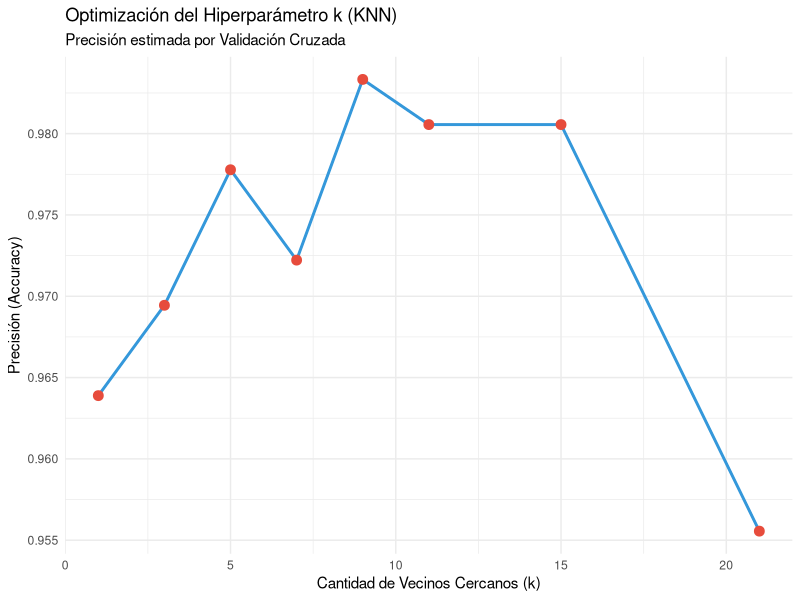

Recreate this plot in R.
# ==============================================================================
# 19_ajuste_hiperparametros_tuning.R: Grid Search Automatizado con Caret
# ==============================================================================

# 1. Carga de librerías
library(tidyverse)
# Nota: Si no tiene instalado 'caret', ejecute: install.packages("caret")
library(caret)

# 2. Carga y preprocesamiento de datos
data("iris")
datos <- as_tibble(iris)

# División en entrenamiento y prueba
set.seed(321)
indices_entreno <- createDataPartition(datos$Species, p = 0.8, list = FALSE)
entrenamiento <- datos[indices_entreno, ]
prueba <- datos[-indices_entreno, ]

# 3. Configuración del Grid Search
# Configuración del esquema de validación: 5-Fold Cross Validation repetida 3 veces
control_entrenamiento <- trainControl(
  method = "repeatedcv",
  number = 5,
  repeats = 3,
  search = "grid"
)

# Definición de la rejilla de parámetros a probar para el algoritmo KNN (k vecinos)
rejilla_parametros <- expand.grid(k = c(1, 3, 5, 7, 9, 11, 15, 21))

# 4. Ajuste del Modelo (Grid Search)
modelo_tunado <- train(
  Species ~ ., 
  data = entrenamiento, 
  method = "knn",
  trControl = control_entrenamiento,
  tuneGrid = rejilla_parametros,
  preProcess = c("center", "scale") # Escalado automático
)

# Resumen de resultados del Grid Search
print(modelo_tunado)

# 5. Evaluación y Visualización del Ajuste
# Gráfico del rendimiento (Accuracy) en función del hiperparámetro k
ggplot(modelo_tunado) +
  theme_minimal() +
  geom_line(color = "#3498db", size = 1) +
  geom_point(color = "#e74c3c", size = 3) +
  labs(title = "Optimización del Hiperparámetro k (KNN)",
       subtitle = "Precisión estimada por Validación Cruzada",
       x = "Cantidad de Vecinos Cercanos (k)",
       y = "Precisión (Accuracy)")

# Predicciones finales en el conjunto de prueba utilizando el mejor modelo
predicciones <- predict(modelo_tunado, newdata = prueba)
matriz_confusion <- confusionMatrix(predicciones, prueba$Species)
print(matriz_confusion)
